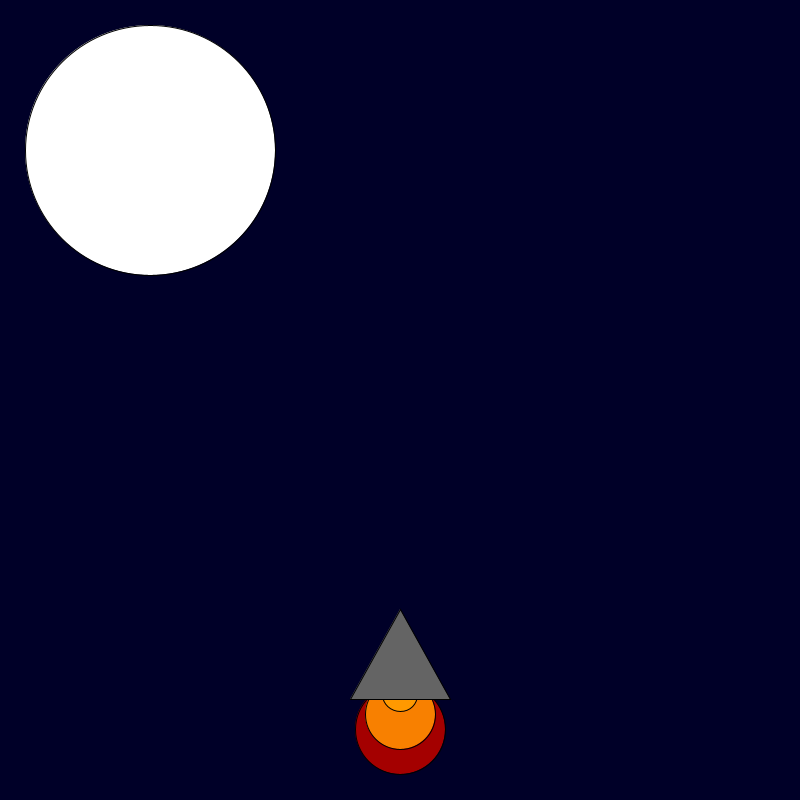
Frame 1 (no input)
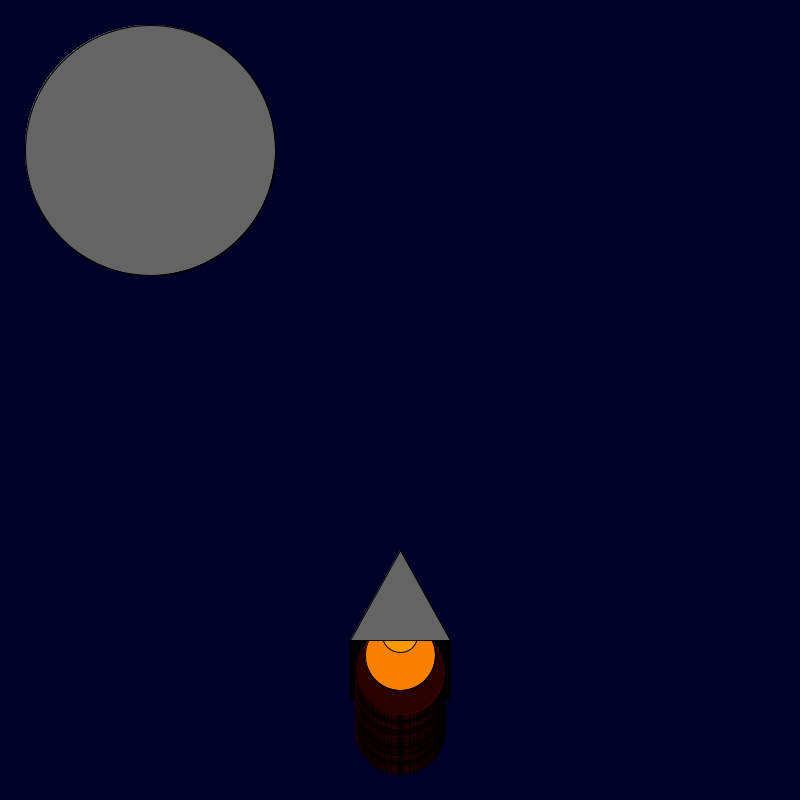
Frame 60 (the mouse pressed at the canvas centre just before this capture)
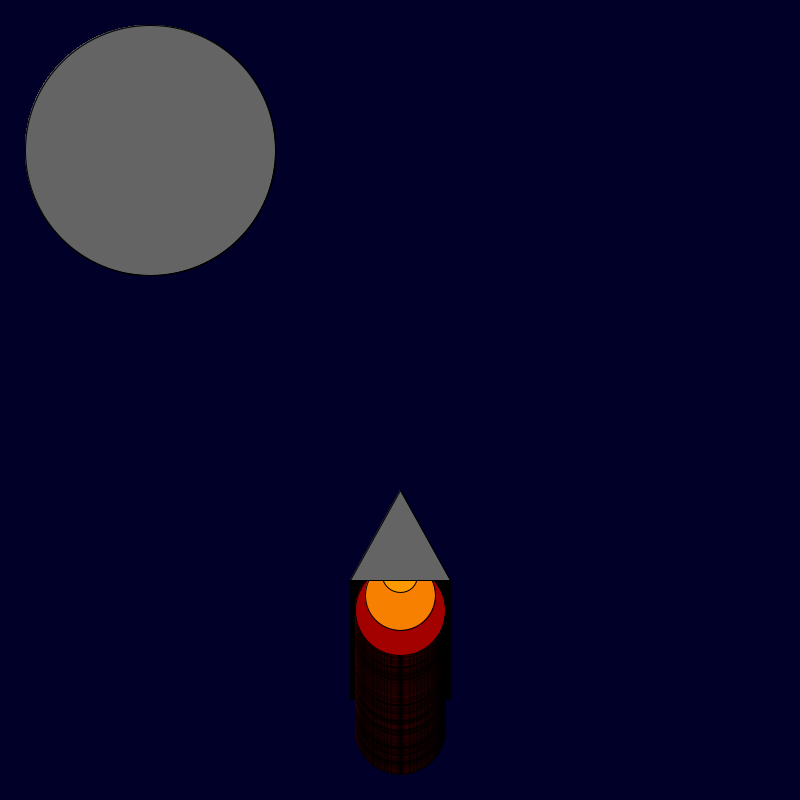
Frame 120 (the mouse held since frame 60 and released just before this capture)

The Processing sketch that drew these frames (run headless with seeded random() and noise(); from frame 60 on, the mouse is pressed at the canvas centre):

// Processing sketch: BlastOff
// ── BlastOff.pde
/* 1. Change the code below to make the rocket ship take off. */
/* 2. Add a moon and stars to the sky. */

int x = 400;
int y = 600;

void setup() {
  
  background(0, 0, 40);
  size(800, 800);
}

void draw() {
  ellipse(150,150,250,250);
  fill(random(255), 0, 0);
  y--;
  ellipse(x, y + 130, 90, 90);
  fill(248, 128, 0);
  ellipse(x, y + 115, 70, 70);
  fill(255, 153, 0);
  ellipse(x, y + 95, 35, 35);
  fill(100, 100, 100);
  triangle(x, y + 10, x + 50, y + 100, x - 50, y + 100);
}
